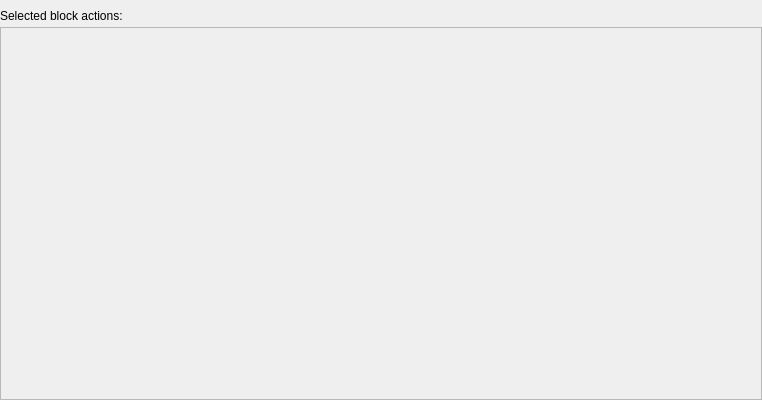
<?xml version="1.0" encoding="UTF-8"?>
<ui version="4.0">
 <class>ClientBlockActionListForm</class>
 <widget class="QWidget" name="ClientBlockActionListForm">
  <property name="geometry">
   <rect>
    <x>0</x>
    <y>0</y>
    <width>762</width>
    <height>400</height>
   </rect>
  </property>
  <property name="windowTitle">
   <string>Form</string>
  </property>
  <layout class="QVBoxLayout" name="verticalLayout_2">
   <property name="spacing">
    <number>4</number>
   </property>
   <property name="leftMargin">
    <number>0</number>
   </property>
   <property name="topMargin">
    <number>9</number>
   </property>
   <property name="rightMargin">
    <number>0</number>
   </property>
   <property name="bottomMargin">
    <number>0</number>
   </property>
   <item>
    <widget class="QLabel" name="label">
     <property name="text">
      <string>Selected block actions:</string>
     </property>
    </widget>
   </item>
   <item>
    <widget class="QScrollArea" name="scrollArea">
     <property name="widgetResizable">
      <bool>true</bool>
     </property>
     <widget class="QWidget" name="scrollAreaWidgetContents">
      <property name="geometry">
       <rect>
        <x>0</x>
        <y>0</y>
        <width>760</width>
        <height>372</height>
       </rect>
      </property>
      <layout class="QVBoxLayout" name="verticalLayout"/>
     </widget>
    </widget>
   </item>
  </layout>
 </widget>
 <resources/>
 <connections/>
</ui>
